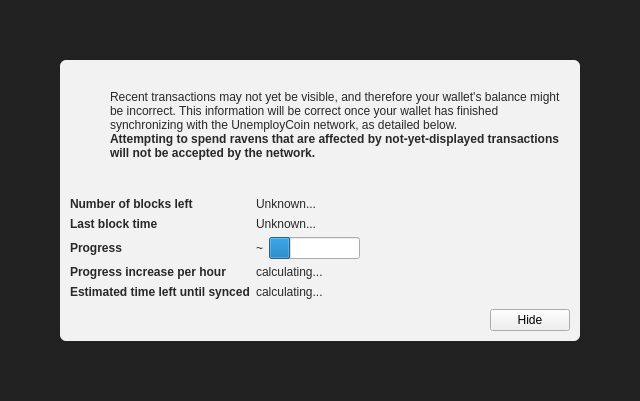
<?xml version="1.0" encoding="UTF-8"?>
<ui version="4.0">
 <class>ModalOverlay</class>
 <widget class="ModalOverlay" name="ModalOverlay">
  <property name="geometry">
   <rect>
    <x>0</x>
    <y>0</y>
    <width>640</width>
    <height>401</height>
   </rect>
  </property>
  <property name="windowTitle">
   <string>Form</string>
  </property>
  <layout class="QVBoxLayout" name="verticalLayout" stretch="0">
   <property name="sizeConstraint">
    <enum>QLayout::SetDefaultConstraint</enum>
   </property>
   <property name="leftMargin">
    <number>0</number>
   </property>
   <property name="topMargin">
    <number>0</number>
   </property>
   <property name="rightMargin">
    <number>0</number>
   </property>
   <property name="bottomMargin">
    <number>0</number>
   </property>
   <item>
    <widget class="QWidget" name="bgWidget" native="true">
     <property name="styleSheet">
      <string notr="true">#bgWidget { background: rgba(0,0,0,220); }</string>
     </property>
     <layout class="QVBoxLayout" name="verticalLayoutMain" stretch="1">
      <property name="leftMargin">
       <number>60</number>
      </property>
      <property name="topMargin">
       <number>60</number>
      </property>
      <property name="rightMargin">
       <number>60</number>
      </property>
      <property name="bottomMargin">
       <number>60</number>
      </property>
      <item>
       <widget class="QWidget" name="contentWidget" native="true">
        <property name="styleSheet">
         <string notr="true">#contentWidget { background: rgba(255,255,255,240); border-radius: 6px; }

QLabel { color: rgb(40,40,40);  }</string>
        </property>
        <layout class="QVBoxLayout" name="verticalLayoutSub" stretch="1,0,0,0">
         <property name="spacing">
          <number>0</number>
         </property>
         <property name="leftMargin">
          <number>10</number>
         </property>
         <property name="topMargin">
          <number>10</number>
         </property>
         <property name="rightMargin">
          <number>10</number>
         </property>
         <property name="bottomMargin">
          <number>10</number>
         </property>
         <item>
          <layout class="QHBoxLayout" name="horizontalLayoutIconText" stretch="0,1">
           <property name="topMargin">
            <number>20</number>
           </property>
           <item>
            <layout class="QVBoxLayout" name="verticalLayoutIcon">
             <property name="leftMargin">
              <number>0</number>
             </property>
             <item>
              <widget class="QPushButton" name="warningIcon">
               <property name="enabled">
                <bool>false</bool>
               </property>
               <property name="text">
                <string/>
               </property>
               <property name="icon">
                <iconset>
                 <normaloff>:/icons/warning</normaloff>
                 <disabledoff>:/icons/warning</disabledoff>:/icons/warning</iconset>
               </property>
               <property name="iconSize">
                <size>
                 <width>48</width>
                 <height>48</height>
                </size>
               </property>
               <property name="flat">
                <bool>true</bool>
               </property>
              </widget>
             </item>
             <item>
              <spacer name="verticalSpacerWarningIcon">
               <property name="orientation">
                <enum>Qt::Vertical</enum>
               </property>
               <property name="sizeHint" stdset="0">
                <size>
                 <width>20</width>
                 <height>40</height>
                </size>
               </property>
              </spacer>
             </item>
            </layout>
           </item>
           <item>
            <layout class="QVBoxLayout" name="verticalLayoutInfoText">
             <property name="leftMargin">
              <number>0</number>
             </property>
             <property name="topMargin">
              <number>0</number>
             </property>
             <item>
              <widget class="QLabel" name="infoText">
               <property name="text">
                <string>Recent transactions may not yet be visible, and therefore your wallet's balance might be incorrect. This information will be correct once your wallet has finished synchronizing with the UnemployCoin network, as detailed below.</string>
               </property>
               <property name="textFormat">
                <enum>Qt::RichText</enum>
               </property>
               <property name="wordWrap">
                <bool>true</bool>
               </property>
              </widget>
             </item>
             <item>
              <widget class="QLabel" name="infoTextStrong">
               <property name="font">
                <font>
                 <weight>75</weight>
                 <bold>true</bold>
                </font>
               </property>
               <property name="text">
                <string>Attempting to spend ravens that are affected by not-yet-displayed transactions will not be accepted by the network.</string>
               </property>
               <property name="textFormat">
                <enum>Qt::RichText</enum>
               </property>
               <property name="wordWrap">
                <bool>true</bool>
               </property>
              </widget>
             </item>
             <item>
              <spacer name="verticalSpacerInTextSpace">
               <property name="orientation">
                <enum>Qt::Vertical</enum>
               </property>
               <property name="sizeHint" stdset="0">
                <size>
                 <width>20</width>
                 <height>40</height>
                </size>
               </property>
              </spacer>
             </item>
            </layout>
           </item>
          </layout>
         </item>
         <item>
          <spacer name="verticalSpacerAfterText">
           <property name="orientation">
            <enum>Qt::Vertical</enum>
           </property>
           <property name="sizeHint" stdset="0">
            <size>
             <width>20</width>
             <height>40</height>
            </size>
           </property>
          </spacer>
         </item>
         <item>
          <layout class="QFormLayout" name="formLayout">
           <property name="fieldGrowthPolicy">
            <enum>QFormLayout::FieldsStayAtSizeHint</enum>
           </property>
           <property name="horizontalSpacing">
            <number>6</number>
           </property>
           <property name="verticalSpacing">
            <number>6</number>
           </property>
           <property name="topMargin">
            <number>10</number>
           </property>
           <item row="0" column="0">
            <widget class="QLabel" name="labelNumberOfBlocksLeft">
             <property name="font">
              <font>
               <weight>75</weight>
               <bold>true</bold>
              </font>
             </property>
             <property name="text">
              <string>Number of blocks left</string>
             </property>
            </widget>
           </item>
           <item row="0" column="1">
            <widget class="QLabel" name="numberOfBlocksLeft">
             <property name="text">
              <string>Unknown...</string>
             </property>
            </widget>
           </item>
           <item row="1" column="0">
            <widget class="QLabel" name="labelLastBlockTime">
             <property name="font">
              <font>
               <weight>75</weight>
               <bold>true</bold>
              </font>
             </property>
             <property name="text">
              <string>Last block time</string>
             </property>
            </widget>
           </item>
           <item row="1" column="1">
            <widget class="QLabel" name="newestBlockDate">
             <property name="sizePolicy">
              <sizepolicy hsizetype="Maximum" vsizetype="Preferred">
               <horstretch>0</horstretch>
               <verstretch>0</verstretch>
              </sizepolicy>
             </property>
             <property name="text">
              <string>Unknown...</string>
             </property>
            </widget>
           </item>
           <item row="2" column="0">
            <widget class="QLabel" name="labelSyncDone">
             <property name="font">
              <font>
               <weight>75</weight>
               <bold>true</bold>
              </font>
             </property>
             <property name="text">
              <string>Progress</string>
             </property>
            </widget>
           </item>
           <item row="2" column="1">
            <layout class="QHBoxLayout" name="horizontalLayoutSync" stretch="0,1">
             <item>
              <widget class="QLabel" name="percentageProgress">
               <property name="text">
                <string notr="true">~</string>
               </property>
              </widget>
             </item>
             <item>
              <widget class="QProgressBar" name="progressBar">
               <property name="value">
                <number>24</number>
               </property>
               <property name="format">
                <string/>
               </property>
              </widget>
             </item>
            </layout>
           </item>
           <item row="4" column="0">
            <widget class="QLabel" name="labelProgressIncrease">
             <property name="font">
              <font>
               <weight>75</weight>
               <bold>true</bold>
              </font>
             </property>
             <property name="text">
              <string>Progress increase per hour</string>
             </property>
            </widget>
           </item>
           <item row="4" column="1">
            <widget class="QLabel" name="progressIncreasePerH">
             <property name="text">
              <string>calculating...</string>
             </property>
            </widget>
           </item>
           <item row="5" column="0">
            <widget class="QLabel" name="labelEstimatedTimeLeft">
             <property name="font">
              <font>
               <weight>75</weight>
               <bold>true</bold>
              </font>
             </property>
             <property name="text">
              <string>Estimated time left until synced</string>
             </property>
            </widget>
           </item>
           <item row="5" column="1">
            <widget class="QLabel" name="expectedTimeLeft">
             <property name="text">
              <string>calculating...</string>
             </property>
            </widget>
           </item>
          </layout>
         </item>
         <item>
          <layout class="QHBoxLayout" name="horizontalLayoutButtons">
           <property name="leftMargin">
            <number>10</number>
           </property>
           <property name="topMargin">
            <number>10</number>
           </property>
           <item>
            <widget class="QLabel" name="versionLabel">
             <property name="text">
              <string></string>
             </property>
            </widget>
           </item>
           <item>
            <spacer name="horizontalSpacer">
             <property name="orientation">
              <enum>Qt::Horizontal</enum>
             </property>
             <property name="sizeHint" stdset="0">
              <size>
               <width>40</width>
               <height>20</height>
              </size>
             </property>
            </spacer>
           </item>
           <item>
            <widget class="QPushButton" name="closeButton">
             <property name="text">
              <string>Hide</string>
             </property>
            </widget>
           </item>
          </layout>
         </item>
        </layout>
       </widget>
      </item>
     </layout>
    </widget>
   </item>
  </layout>
 </widget>
 <customwidgets>
  <customwidget>
   <class>ModalOverlay</class>
   <extends>QWidget</extends>
   <header>modaloverlay.h</header>
   <container>1</container>
  </customwidget>
 </customwidgets>
 <resources/>
 <connections/>
</ui>
